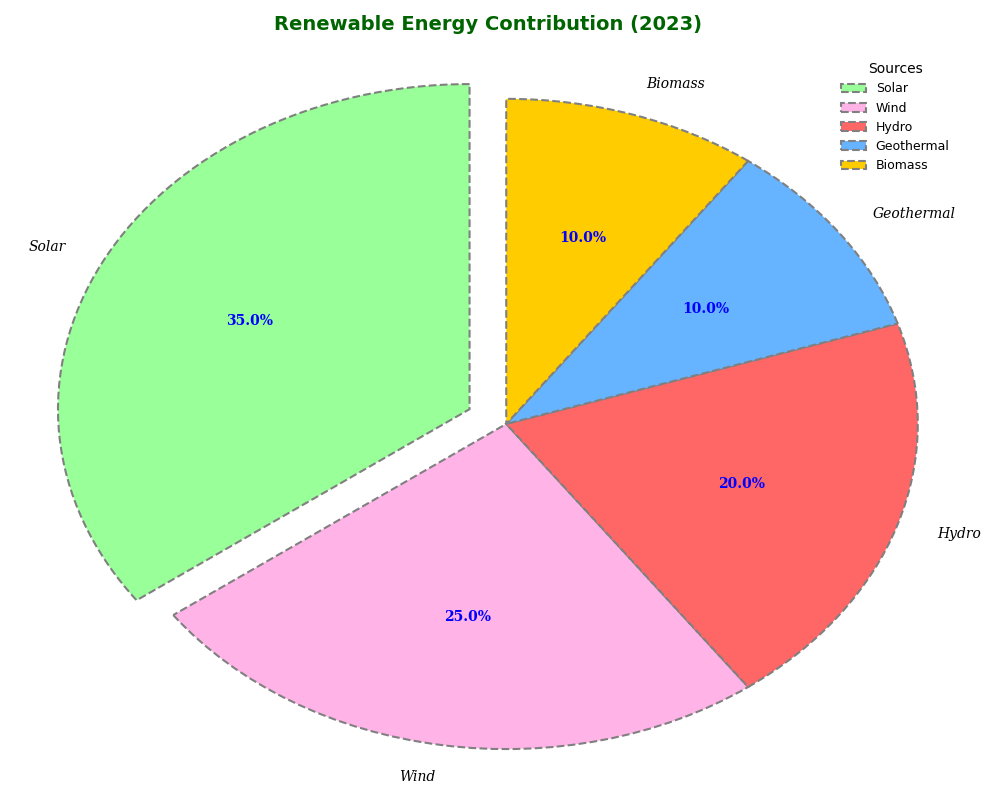

Recreate this plot in Python.
import matplotlib.pyplot as plt

# Data
energy_sources = ['Solar', 'Wind', 'Hydro', 'Geothermal', 'Biomass']
contributions = [35, 25, 20, 10, 10]

# Shuffled colors for each segment
colors = ['#99ff99', '#ffb3e6', '#ff6666', '#66b3ff', '#ffcc00']

# Create a figure and a single subplot
fig, ax = plt.subplots(figsize=(10, 8))

# Plot the pie chart
wedges, texts, autotexts = ax.pie(
    contributions,
    labels=energy_sources,
    colors=colors,
    autopct='%1.1f%%',
    startangle=90,
    wedgeprops=dict(edgecolor='gray', linestyle='--', linewidth=1.5),
    explode=[0.1 if x == 'Solar' else 0 for x in energy_sources],
    shadow=False,
    textprops={'fontsize': 10, 'family': 'serif'}
)

# Remove equal aspect ratio
ax.axis('auto')

# Customize text appearance
plt.setp(autotexts, size=10, weight='bold', color='blue')
plt.setp(texts, size=10, style='italic')

# Add title
plt.title(
    "Renewable Energy Contribution (2023)",
    fontsize=14, weight='bold', color='darkgreen', pad=15
)

# Modify legend position and appearance
ax.legend(
    wedges, energy_sources,
    title="Sources",
    loc="upper right",
    fontsize=9,
    frameon=False
)

# Added grid for stylistic purposes
plt.grid(True, which='both', axis='both', linestyle='--', linewidth=0.5, color='gray')

# Automatically adjust subplot parameters
plt.tight_layout()

# Display the pie chart
plt.show()
